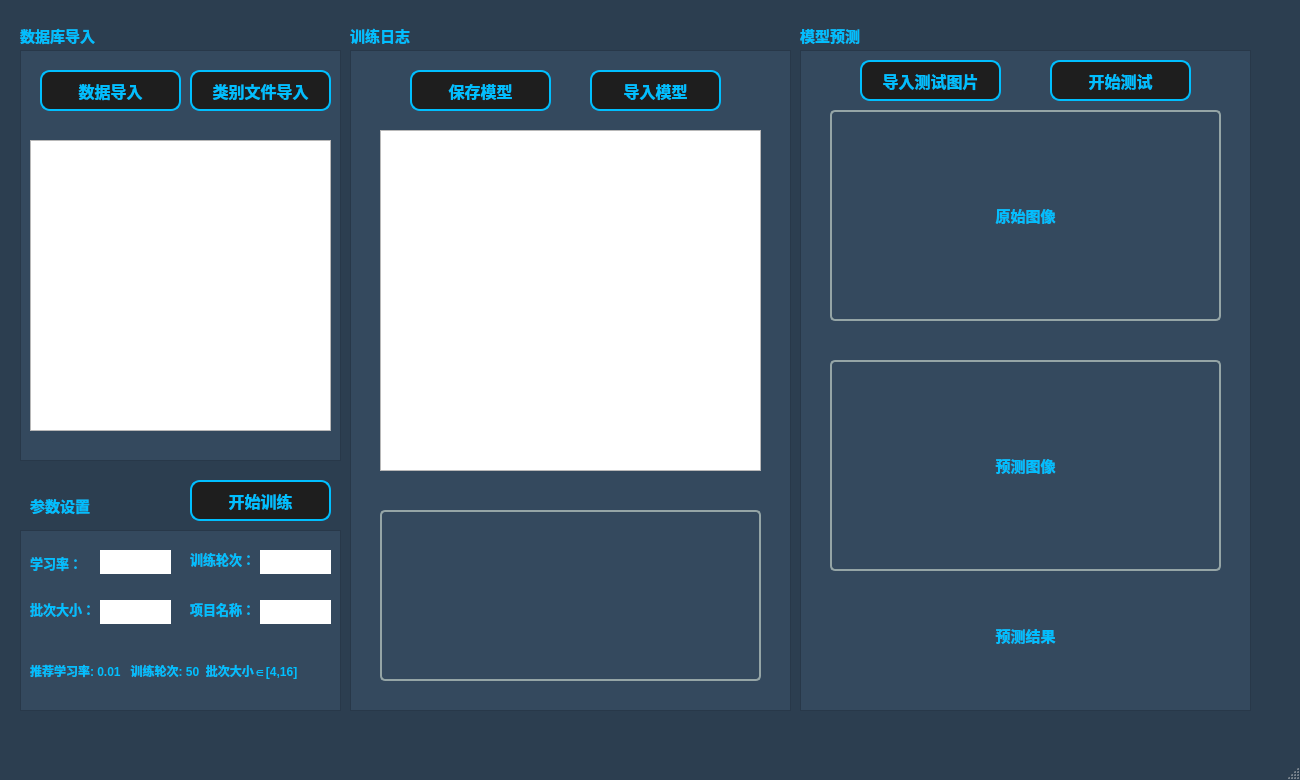
<?xml version="1.0" encoding="UTF-8"?>
<ui version="4.0">
 <class>MainWindow</class>
 <widget class="QMainWindow" name="MainWindow">
  <property name="geometry">
   <rect>
    <x>0</x>
    <y>0</y>
    <width>1300</width>
    <height>780</height>
   </rect>
  </property>
  <property name="sizePolicy">
   <sizepolicy hsizetype="Fixed" vsizetype="Fixed">
    <horstretch>0</horstretch>
    <verstretch>0</verstretch>
   </sizepolicy>
  </property>
  <property name="minimumSize">
   <size>
    <width>1300</width>
    <height>780</height>
   </size>
  </property>
  <property name="maximumSize">
   <size>
    <width>1300</width>
    <height>780</height>
   </size>
  </property>
  <property name="windowTitle">
   <string>汇博机器人AI训练平台</string>
  </property>
  <property name="styleSheet">
   <string notr="true">QLabel,  QLineEdit {
    font-size: 15px; /* 根据需要调整字体大小 */
    font-weight: bold;
    color: #00BFFF  /* 使用浅蓝色 */
}
QMainWindow{
background-color: #2c3e50
}
QPushButton {
    font-family: 'Roboto';
    font-size: 16px;
    font-weight: bold;
    color: #00BFFF; /* 浅蓝色字体 */
    background-color: #1E1E1E; /* 深色背景 */
    border: 2px solid #00BFFF; /* 浅蓝色边框 */
    border-radius: 10px; /* 圆角 */
    padding: 8px 16px; /* 内边距，增大点击区域 */
}

/* 鼠标悬停效果 */
QPushButton:hover {
    background-color: #00BFFF; /* 悬停时背景变为浅蓝色 */
    color: #1E1E1E; /* 悬停时字体颜色变为深色 */
}

/* 按下效果 */
QPushButton:pressed {
    background-color: #0080FF; /* 按下时背景变为深蓝色 */
    border: 2px solid #0080FF; /* 按下时边框变为深蓝色 */
}</string>
  </property>
  <widget class="QWidget" name="centralwidget">
   <widget class="QLabel" name="showimg_label">
    <property name="geometry">
     <rect>
      <x>380</x>
      <y>510</y>
      <width>381</width>
      <height>171</height>
     </rect>
    </property>
    <property name="styleSheet">
     <string notr="true">border: 2px solid #95a5a6;  /* 边框宽度和颜色 */
border-radius: 5px;     /* 边框圆角 */</string>
    </property>
    <property name="text">
     <string/>
    </property>
    <property name="alignment">
     <set>Qt::AlignmentFlag::AlignCenter</set>
    </property>
   </widget>
   <widget class="QLabel" name="srcImg_label">
    <property name="geometry">
     <rect>
      <x>830</x>
      <y>110</y>
      <width>391</width>
      <height>211</height>
     </rect>
    </property>
    <property name="styleSheet">
     <string notr="true">border: 2px solid #95a5a6;  /* 边框宽度和颜色 */
border-radius: 5px;     /* 边框圆角 */</string>
    </property>
    <property name="text">
     <string>原始图像</string>
    </property>
    <property name="alignment">
     <set>Qt::AlignmentFlag::AlignCenter</set>
    </property>
   </widget>
   <widget class="QLabel" name="result_label">
    <property name="geometry">
     <rect>
      <x>810</x>
      <y>580</y>
      <width>431</width>
      <height>111</height>
     </rect>
    </property>
    <property name="text">
     <string>预测结果</string>
    </property>
    <property name="alignment">
     <set>Qt::AlignmentFlag::AlignCenter</set>
    </property>
   </widget>
   <widget class="QLabel" name="preImg_label">
    <property name="geometry">
     <rect>
      <x>830</x>
      <y>360</y>
      <width>391</width>
      <height>211</height>
     </rect>
    </property>
    <property name="styleSheet">
     <string notr="true">border: 2px solid #95a5a6;  /* 边框宽度和颜色 */
border-radius: 5px;     /* 边框圆角 */</string>
    </property>
    <property name="text">
     <string>预测图像</string>
    </property>
    <property name="alignment">
     <set>Qt::AlignmentFlag::AlignCenter</set>
    </property>
   </widget>
   <widget class="QTextEdit" name="clsShow_text">
    <property name="geometry">
     <rect>
      <x>30</x>
      <y>140</y>
      <width>301</width>
      <height>291</height>
     </rect>
    </property>
   </widget>
   <widget class="QPushButton" name="importData_btn">
    <property name="geometry">
     <rect>
      <x>40</x>
      <y>70</y>
      <width>141</width>
      <height>41</height>
     </rect>
    </property>
    <property name="text">
     <string>数据导入</string>
    </property>
   </widget>
   <widget class="QPushButton" name="importCls_btn">
    <property name="geometry">
     <rect>
      <x>190</x>
      <y>70</y>
      <width>141</width>
      <height>41</height>
     </rect>
    </property>
    <property name="text">
     <string>类别文件导入</string>
    </property>
   </widget>
   <widget class="QPushButton" name="saveModel_btn">
    <property name="geometry">
     <rect>
      <x>410</x>
      <y>70</y>
      <width>141</width>
      <height>41</height>
     </rect>
    </property>
    <property name="text">
     <string>保存模型</string>
    </property>
   </widget>
   <widget class="QPushButton" name="startTest_btn">
    <property name="geometry">
     <rect>
      <x>1050</x>
      <y>60</y>
      <width>141</width>
      <height>41</height>
     </rect>
    </property>
    <property name="text">
     <string>开始测试</string>
    </property>
   </widget>
   <widget class="QPushButton" name="testImgImport_btn">
    <property name="geometry">
     <rect>
      <x>860</x>
      <y>60</y>
      <width>141</width>
      <height>41</height>
     </rect>
    </property>
    <property name="text">
     <string>导入测试图片</string>
    </property>
   </widget>
   <widget class="QTextEdit" name="showlog_text">
    <property name="geometry">
     <rect>
      <x>380</x>
      <y>130</y>
      <width>381</width>
      <height>341</height>
     </rect>
    </property>
    <property name="html">
     <string>&lt;!DOCTYPE HTML PUBLIC &quot;-//W3C//DTD HTML 4.0//EN&quot; &quot;http://www.w3.org/TR/REC-html40/strict.dtd&quot;&gt;
&lt;html&gt;&lt;head&gt;&lt;meta name=&quot;qrichtext&quot; content=&quot;1&quot; /&gt;&lt;meta charset=&quot;utf-8&quot; /&gt;&lt;style type=&quot;text/css&quot;&gt;
p, li { white-space: pre-wrap; }
hr { height: 1px; border-width: 0; }
li.unchecked::marker { content: &quot;\2610&quot;; }
li.checked::marker { content: &quot;\2612&quot;; }
&lt;/style&gt;&lt;/head&gt;&lt;body style=&quot; font-family:'Microsoft YaHei UI'; font-size:9pt; font-weight:400; font-style:normal;&quot;&gt;
&lt;p style=&quot;-qt-paragraph-type:empty; margin-top:0px; margin-bottom:0px; margin-left:0px; margin-right:0px; -qt-block-indent:0; text-indent:0px;&quot;&gt;&lt;br /&gt;&lt;/p&gt;&lt;/body&gt;&lt;/html&gt;</string>
    </property>
   </widget>
   <widget class="QPushButton" name="startTrain_btn">
    <property name="geometry">
     <rect>
      <x>190</x>
      <y>480</y>
      <width>141</width>
      <height>41</height>
     </rect>
    </property>
    <property name="text">
     <string>开始训练</string>
    </property>
   </widget>
   <widget class="QListView" name="listView">
    <property name="geometry">
     <rect>
      <x>20</x>
      <y>50</y>
      <width>321</width>
      <height>411</height>
     </rect>
    </property>
    <property name="styleSheet">
     <string notr="true">background-color: #34495e</string>
    </property>
   </widget>
   <widget class="QLabel" name="dataImport_label">
    <property name="geometry">
     <rect>
      <x>20</x>
      <y>20</y>
      <width>91</width>
      <height>31</height>
     </rect>
    </property>
    <property name="text">
     <string>数据库导入</string>
    </property>
   </widget>
   <widget class="QLabel" name="parameterSettings_label_2">
    <property name="geometry">
     <rect>
      <x>30</x>
      <y>650</y>
      <width>311</width>
      <height>41</height>
     </rect>
    </property>
    <property name="styleSheet">
     <string notr="true">font-size: 12px; /* 根据需要调整字体大小 */

</string>
    </property>
    <property name="text">
     <string>推荐学习率: 0.01   训练轮次: 50  批次大小∈[4,16] </string>
    </property>
   </widget>
   <widget class="QLabel" name="dataImport_label_2">
    <property name="geometry">
     <rect>
      <x>350</x>
      <y>20</y>
      <width>91</width>
      <height>31</height>
     </rect>
    </property>
    <property name="text">
     <string>训练日志</string>
    </property>
   </widget>
   <widget class="QListView" name="listView_3">
    <property name="geometry">
     <rect>
      <x>350</x>
      <y>50</y>
      <width>441</width>
      <height>661</height>
     </rect>
    </property>
    <property name="styleSheet">
     <string notr="true">background-color: #34495e</string>
    </property>
   </widget>
   <widget class="QLabel" name="dataImport_label_3">
    <property name="geometry">
     <rect>
      <x>800</x>
      <y>20</y>
      <width>91</width>
      <height>31</height>
     </rect>
    </property>
    <property name="text">
     <string>模型预测</string>
    </property>
   </widget>
   <widget class="QListView" name="listView_4">
    <property name="geometry">
     <rect>
      <x>800</x>
      <y>50</y>
      <width>451</width>
      <height>661</height>
     </rect>
    </property>
    <property name="styleSheet">
     <string notr="true">background-color: #34495e</string>
    </property>
   </widget>
   <widget class="QGroupBox" name="groupBox">
    <property name="geometry">
     <rect>
      <x>20</x>
      <y>530</y>
      <width>321</width>
      <height>181</height>
     </rect>
    </property>
    <property name="styleSheet">
     <string notr="true">font-size: 13px; /* 根据需要调整字体大小 */
border: none;</string>
    </property>
    <property name="title">
     <string/>
    </property>
    <widget class="QLabel" name="epoch_label">
     <property name="geometry">
      <rect>
       <x>170</x>
       <y>20</y>
       <width>80</width>
       <height>18</height>
      </rect>
     </property>
     <property name="text">
      <string>训练轮次：</string>
     </property>
    </widget>
    <widget class="QLineEdit" name="epoch_text">
     <property name="geometry">
      <rect>
       <x>240</x>
       <y>20</y>
       <width>71</width>
       <height>24</height>
      </rect>
     </property>
     <property name="text">
      <string/>
     </property>
    </widget>
    <widget class="QLineEdit" name="lr_text">
     <property name="geometry">
      <rect>
       <x>80</x>
       <y>20</y>
       <width>71</width>
       <height>24</height>
      </rect>
     </property>
    </widget>
    <widget class="QLabel" name="bs_label">
     <property name="geometry">
      <rect>
       <x>10</x>
       <y>70</y>
       <width>80</width>
       <height>18</height>
      </rect>
     </property>
     <property name="text">
      <string>批次大小：</string>
     </property>
    </widget>
    <widget class="QLabel" name="prjName_label">
     <property name="geometry">
      <rect>
       <x>170</x>
       <y>70</y>
       <width>80</width>
       <height>18</height>
      </rect>
     </property>
     <property name="text">
      <string>项目名称：</string>
     </property>
    </widget>
    <widget class="QLineEdit" name="prjName_text">
     <property name="geometry">
      <rect>
       <x>240</x>
       <y>70</y>
       <width>71</width>
       <height>24</height>
      </rect>
     </property>
     <property name="text">
      <string/>
     </property>
    </widget>
    <widget class="QLabel" name="lr_label">
     <property name="geometry">
      <rect>
       <x>10</x>
       <y>24</y>
       <width>64</width>
       <height>18</height>
      </rect>
     </property>
     <property name="text">
      <string>学习率：</string>
     </property>
    </widget>
    <widget class="QLineEdit" name="bs_text">
     <property name="geometry">
      <rect>
       <x>80</x>
       <y>70</y>
       <width>71</width>
       <height>24</height>
      </rect>
     </property>
    </widget>
   </widget>
   <widget class="QLabel" name="parameterSettings_label">
    <property name="geometry">
     <rect>
      <x>30</x>
      <y>490</y>
      <width>91</width>
      <height>31</height>
     </rect>
    </property>
    <property name="text">
     <string>参数设置</string>
    </property>
   </widget>
   <widget class="QListView" name="listView_2">
    <property name="geometry">
     <rect>
      <x>20</x>
      <y>530</y>
      <width>321</width>
      <height>181</height>
     </rect>
    </property>
    <property name="styleSheet">
     <string notr="true">background-color: #34495e</string>
    </property>
   </widget>
   <widget class="QPushButton" name="importModel_btn">
    <property name="geometry">
     <rect>
      <x>590</x>
      <y>70</y>
      <width>131</width>
      <height>41</height>
     </rect>
    </property>
    <property name="text">
     <string>导入模型</string>
    </property>
   </widget>
   <zorder>listView_4</zorder>
   <zorder>listView_3</zorder>
   <zorder>listView</zorder>
   <zorder>showimg_label</zorder>
   <zorder>srcImg_label</zorder>
   <zorder>result_label</zorder>
   <zorder>preImg_label</zorder>
   <zorder>clsShow_text</zorder>
   <zorder>importData_btn</zorder>
   <zorder>importCls_btn</zorder>
   <zorder>saveModel_btn</zorder>
   <zorder>startTest_btn</zorder>
   <zorder>testImgImport_btn</zorder>
   <zorder>showlog_text</zorder>
   <zorder>startTrain_btn</zorder>
   <zorder>dataImport_label</zorder>
   <zorder>dataImport_label_2</zorder>
   <zorder>dataImport_label_3</zorder>
   <zorder>parameterSettings_label</zorder>
   <zorder>listView_2</zorder>
   <zorder>groupBox</zorder>
   <zorder>parameterSettings_label_2</zorder>
   <zorder>importModel_btn</zorder>
  </widget>
  <widget class="QStatusBar" name="statusbar"/>
 </widget>
 <resources/>
 <connections/>
</ui>
